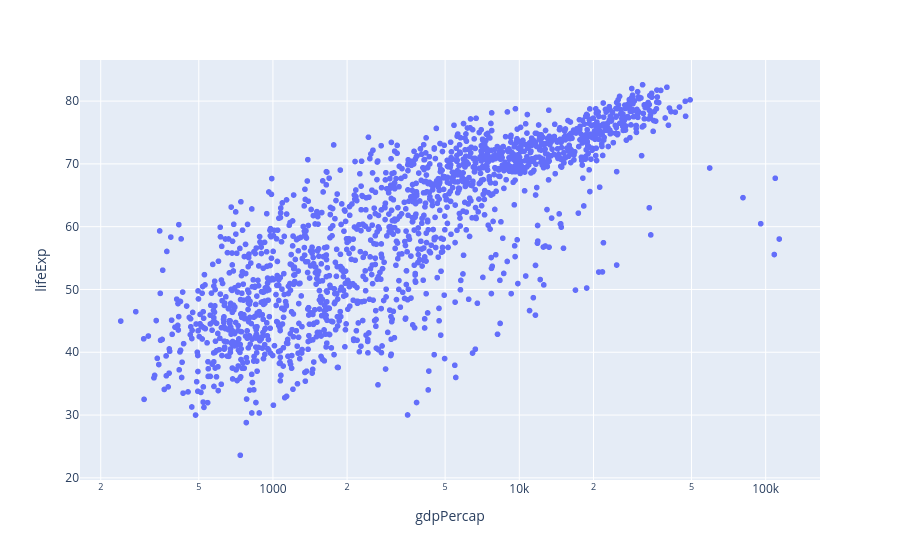

Notebook cell for this chart:
### Markdown cell above
That looks very different from where we will end up!  First things first, we've got a curved relationship between per capita GDP and life expectancy.  We learned in the last lesson that a linear model doesn't do a good job modeling the relationship between two features where the scatterplot has a curved pattern.  

However, there are ways to "straighten" the relationship through feature engineering.  You aren't expected to know this, but a plot like this, where the points travel steeply up the y-axis and then flatten out, is characteristic of a logarithmic rather than linear relationship.

That means that if we use a log scale for our x-axis, our points will fall into a line rather than a curve.

### Code cell
fig = px.scatter(df,
                 x='gdpPercap',
                 y='lifeExp',
                 log_x = True)

fig.show()

### Figure 1 — Plotly figure (JSON) as saved in the notebook; plotly's stock layout.template omitted (floating-point values rounded to 4 significant figures; data arrays with more than 128 entries replaced by an {"elided": "..."} marker saying what was removed)
{"data": [{"hovertemplate": "gdpPercap=%{x}<br>lifeExp=%{y}<extra></extra>", "legendgroup": "", "marker": {"color": "#636efa", "symbol": "circle"}, "mode": "markers", "name": "", "showlegend": false, "type": "scattergl", "x": {"elided": "1704 float values"}, "xaxis": "x", "y": {"elided": "1704 float values"}, "yaxis": "y"}], "layout": {"autosize": true, "legend": {"tracegroupgap": 0}, "margin": {"t": 60}, "xaxis": {"anchor": "y", "autorange": true, "domain": [0, 1], "range": [2.218, 5.219], "title": {"text": "gdpPercap"}, "type": "log"}, "yaxis": {"anchor": "x", "autorange": true, "domain": [0, 1], "range": [19.03, 87.17], "title": {"text": "lifeExp"}, "type": "linear"}}}
